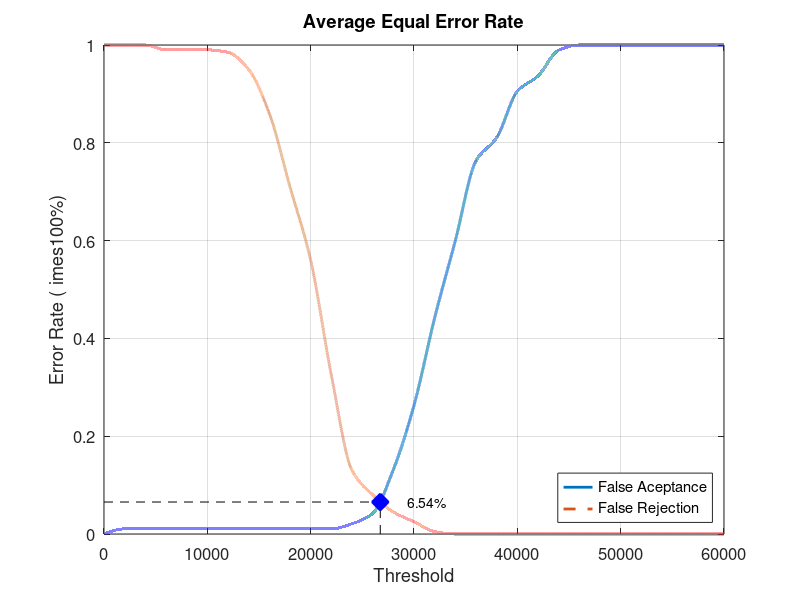
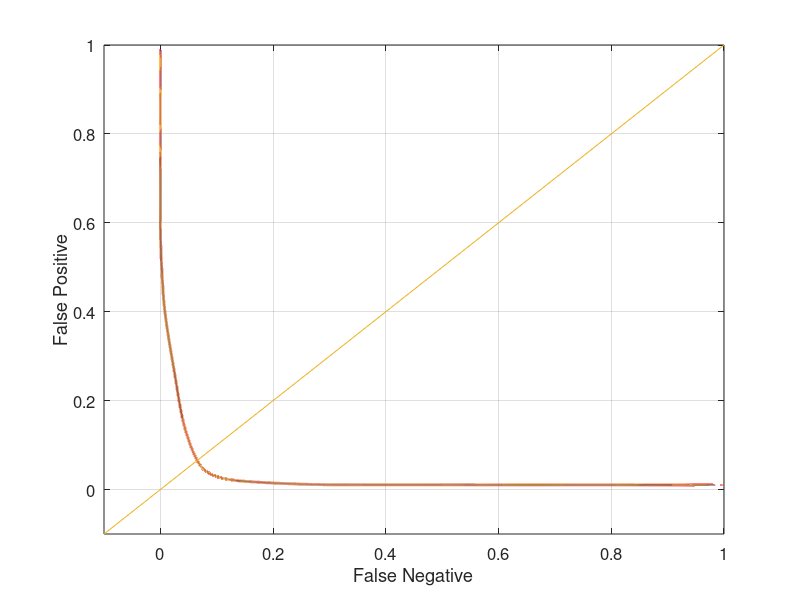

MATLAB code to generate these figures, in order:
close all;
clear;
clc;
x = 0:2000:60000;
xq = 0:0.5:60000;

y0 = [0 0.0105263 0.0105263 0.0105263 0.0105263 0.0105263 0.0105263 0.0105263 0.0105263 0.0105263 0.0105263 0.0105263 0.0210526 0.0421053 0.131579 0.263158 0.442105 0.6 0.763158 0.810526 0.905263 0.936842 0.989474 1 1 1 1 1 1 1 1]
yy0 = interp1(x, y0, xq, 'pchip');
y1 = [1 1 1 0.99 0.99 0.99 0.985 0.95 0.86 0.71 0.56 0.325 0.13 0.08 0.045 0.025 0.005 0 0 0 0 0 0 0 0 0 0 0 0 0 0]
yy1 = interp1(x, y1, xq, 'pchip');

% Calculating EER: 
y2 = abs(y0 - y1);
find(y2 == min(y2))
yy2 = abs(yy0 - yy1);
xEER = find(yy2 == min(yy2));
xEERIndex = xq(xEER) % X-axis EER
yEER = yy0(xEER) % Y-axis EER

main = figure
plot(xq, yy0,'-','LineWidth', 2);	hold on
plot(xq, yy1,'--','LineWidth', 2);	hold on
plot([xEERIndex xEERIndex], [0 yEER], 'k--');	hold on
plot([0 xEERIndex], [yEER yEER], 'k--');	hold on
plot(xEERIndex, yEER, 'bx', 'LineWidth', 10);	hold on
text(xEERIndex + 10 * xEERIndex / 100, yEER, [num2str(round((10000 * yEER)) / 100) '%'])
legend('False Aceptance', 'False Rejection', 'Location', 'SouthEast')
xlabel('Threshold')
ylabel('Error Rate (	imes100%)')
title('Average Equal Error Rate')
set(gca, 'FontSize', 12)
axis([0 60000 0 1])
grid on

print(main, 'Database5_1Main', '-dpng');
FNRxFPR = figure('Color', [1 1 1]);
plot(yy1, yy0, '-', yy1, yy0, 'LineWidth', 2);
hold on
y = -0.1:0.1:1
plot(y, y); 
set(gca, 'FontSize', 12)
xlabel('False Negative')
ylabel('False Positive')
axis([-0.1 1 -0.1 1])
set(gca, 'FontSize', 12)
grid on

print(FNRxFPR, 'Database5_1FNRxFPR','-dpng');
